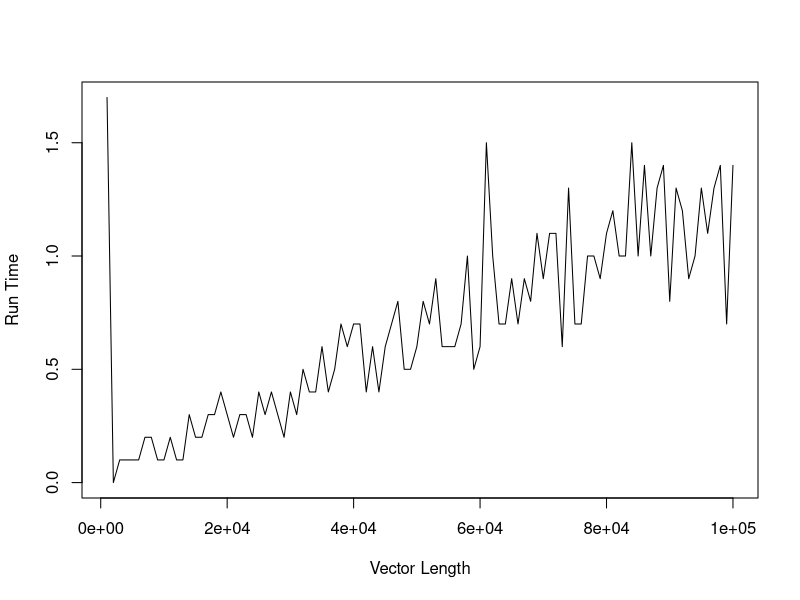

Write the R code that produced this figure.
# Instructions:
#
# Write a program that empirically compares two search algorithms for
# sorted arrays:
#	- linear search
#	- binary search
#
# Run both algorithms multiple times for different array sizes and measure
# the average running time.

# Function that generates a vector of incrementing integers of length vector_length
generate_vector <- function(vector_length) {
	return (1:vector_length)
}

# Implementation of the linear search algorithm
linear_search <- function(el, vect) {
	for (i in 1:length(vect)) { 		# Go over elements in vector
		if (vect[i] == el) { 			# If element matches...
			return (i) 					# ...return its index.
		}
	}
	return (-1) 						# If element not found return signal value.
}

# Implementation of the binary search algorithms
binary_search <- function(el, vect) {
	# Auxiliary function that takes two additional parameters needed for recursion.
	binary_search_aux <- function(el, vect, l, r) {
		if (l <= r) {
			# Compute index of midpoint of vector.
			mid <- l + (r - l) %/% 2 + 1
			# Compare midpoint element to sought element.
			if (vect[mid] == el) {
				return (mid) 		# If it matches, return its index.
			}

			# Search in appropriate half of the vector if midpoint does not match.
			if (vect[mid] > el) {
				return (binary_search_aux(el, vect, l, mid - 1))
			} else {
				return (binary_search_aux(el, vect, mid + 1, r))
			}
		}
		return (-1) 	# If element not found, return signal value -1.
	}
	# Make call of auxiliary function and return its result.
	return (binary_search_aux(el, vect, 0, length(vect)))
}

# get_times: take starting vector length, incrementation step, number of steps to include and the search function to use
# and return matrix of measurements where the first column represents the vector lengths and the second column represents the
# run time.
get_times <- function(starting_length, step, num_steps, num_reps, search_func) {
	
	# Preallocate data matrix
	measurements <- matrix( , nrow = num_steps, ncol = 2)
	measurement_index <- 1

	# Go over applicable vector lengths.
	for (n in seq(starting_length, starting_length + (step - 1) * num_steps, step)) {
		
		# Generate test vector
		test_vect <- generate_vector(n)

		# Start timer
		start_time <- as.numeric(format(Sys.time(), "%OS3")) * 1000

		# Run the algorithm num_reps times.
		for (rep in 1:num_reps) {
			to_find = sample(1:n, 1)
			search_func(to_find, test_vect)
		}

		# Stop timer.
		end_time <- as.numeric(format(Sys.time(), "%OS3")) * 1000

		# Make a vector representing a measurement.
		measurement <- c(n, (end_time - start_time) / num_reps)

		# Add measurement to matrix of measurements
		measurements[measurement_index, ] <- measurement

		# Increment index of current measurement.
		measurement_index <- measurement_index + 1
	}

	# Return matrix of measurements.
	return (measurements)
}

# Get measurements matrices for both algorithms.
linear_search_times <- get_times(1000, 1000, 100, 10, linear_search)
# binary_search_times <- get_times(1000, 1000, 10, 10, binary_search)


# Plot data
plot(
	linear_search_times[,1],
	linear_search_times[,2],
	type='l',
	xlab='Vector Length',
	ylab='Run Time'
)